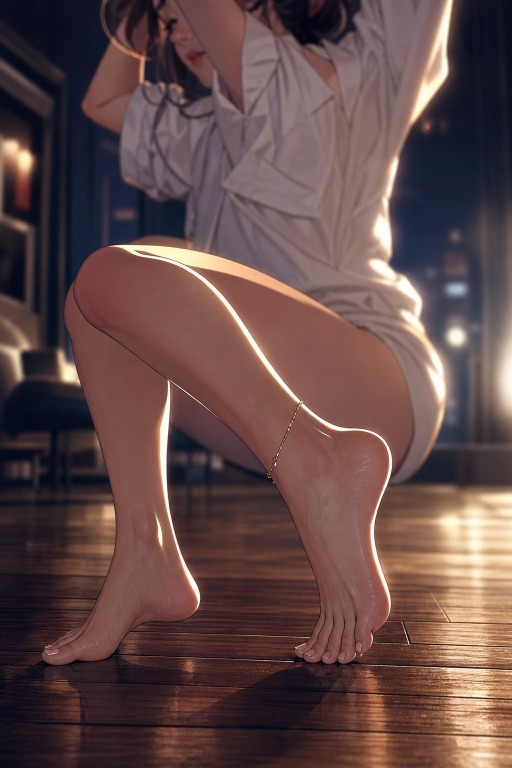
#> input picture assets/concept/irene_D_feet_closeup_raw.jpg, 1024 x 1536 px (shown at 1/2 size)
$ python -i artifact_repair.py   (imports and definitions only)   (older library calls are emulated)
#> lines starting #> are read from the running program, lines starting #| are printed output that depends on the picture
"""
artifact_repair.py — поиск и лечение артефактов спрайта.

Что реально портит кадр на хромакее и в мелком вебе:

  spill      — зелёный налёт на волосах, плече, светлой ткани: самый заметный
               дефект, потому что кожа рядом и глаз ловит разницу;
  fringe     — полупрозрачная кайма по контуру после кеинга;
  specks     — одиночные точки и «острова» фона внутри силуэта (и наоборот);
  holes      — дырки в альфе (волосы, между пальцами, тонкие ремешки);
  halo       — светлая или тёмная обводка вокруг фигуры;
  edge_cut   — силуэт прилип к краю кадра (обрезанная рука, стопа);
  blockiness — следы JPEG и шум в ровных областях (кожа, ткань);
  softness   — кадр «мыльный»: линия не читается.

Каждый дефект измеряется числом, лечится отдельным шагом и попадает в отчёт.
Порядок лечения важен и потому зашит в код: деспилл → матирование → дырки →
точки → кайма → резкость. Если лечить в другом порядке, шаги портят друг друга.

    python3 tools/artifact_repair.py --report assets/raw/b_selena_raw.png
    python3 tools/artifact_repair.py --fix assets/raw/b_selena_raw.png \
        --out assets/sprite/b_selena_clean.webp
    python3 tools/artifact_repair.py --fix-all assets/raw --out-dir assets/sprite
"""
from __future__ import annotations

import argparse
import json
import pathlib

import cv2
import numpy as np

ROOT = pathlib.Path(__file__).resolve().parent.parent

# Пороги подобраны под наши рендеры 864–1200 px по высоте.
# fringe меряется как ДОЛЯ ЗЕЛЁНЫХ пикселей на контуре, а не «полупрозрачных»:
# полупрозрачный край — это нормальное сглаживание, а зелёный — дефект кеинга.
THRESHOLDS = {
    "spill": 1.5,        # % пикселей тела с зелёным налётом
    "fringe": 8.0,       # % зелёных пикселей на контуре
    "residue": 1.0,      # % полупрозрачных зелёных остатков вне тела
    "specks": 25,        # количество мелких островов
    "holes": 12,         # количество дырок в альфе
    "edge_cut": 0,       # пикселей силуэта на границе кадра
    "blockiness": 14.0,  # индекс блочности
    "softness": 55.0,    # дисперсия лапласиана: ниже — мыло
}


def load(path: pathlib.Path) -> tuple[np.ndarray, np.ndarray]:
    """BGR + альфа. Зелёный фон вырезается по хроме, если альфы нет."""
    img = cv2.imread(str(path), cv2.IMREAD_UNCHANGED)
#> img is the input picture: shape (1536, 1024, 3); mean B, G, R 72.3, 73.8, 98.7
    if img is None:
        raise SystemExit(f"не читается: {path}")
    if img.shape[2] == 4:
        return img[:, :, :3], img[:, :, 3]
    b, g, r = cv2.split(img)
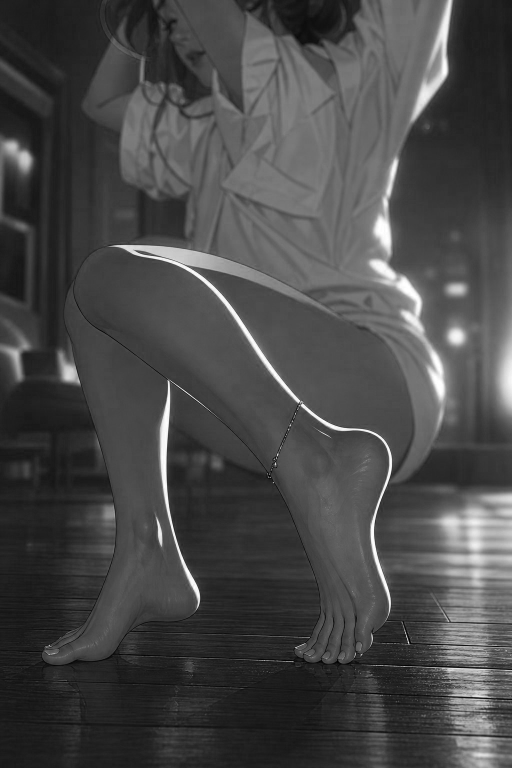
#> b: shape (1536, 1024) (shown at 1/2 size); min 0, max 255, mean 72.3
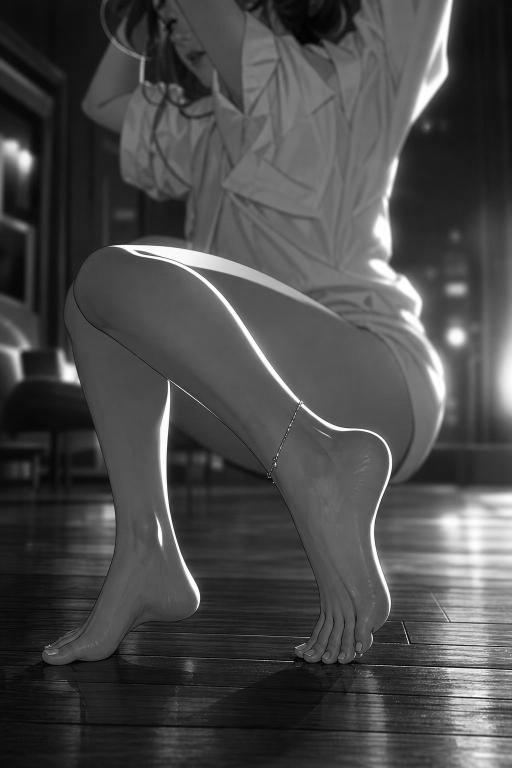
#> g: shape (1536, 1024) (shown at 1/2 size); min 0, max 255, mean 73.8
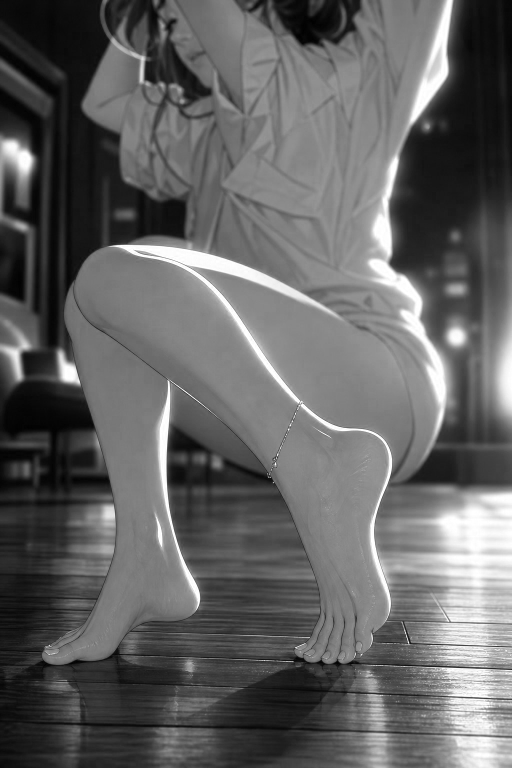
#> r: shape (1536, 1024) (shown at 1/2 size); min 0, max 255, mean 98.7
    # хромакей: зелёный доминирует
    mask = ((g.astype(np.int16) - np.maximum(r, b).astype(np.int16)) > 40).astype(np.uint8) * 255
#> mask: shape (1536, 1024); every value is 0
    alpha = cv2.bitwise_not(mask)
#> alpha: shape (1536, 1024); every value is 255
    alpha = cv2.morphologyEx(alpha, cv2.MORPH_OPEN, np.ones((3, 3), np.uint8))
    alpha = cv2.GaussianBlur(alpha, (3, 3), 0)
    return img, alpha


def _components(mask: np.ndarray) -> list[int]:
    n, _, stats, _ = cv2.connectedComponentsWithStats(mask, 8)
    return [int(stats[i, cv2.CC_STAT_AREA]) for i in range(1, n)]


# [224 lines left out: functions measure, verdict, repair, save, process, main, not called in this run]


# [2 lines not run here, left out]

>>> result = load('../assets/concept/irene_D_feet_closeup_raw.jpg')

$ run again, on assets/concept/_style_ballot.jpg
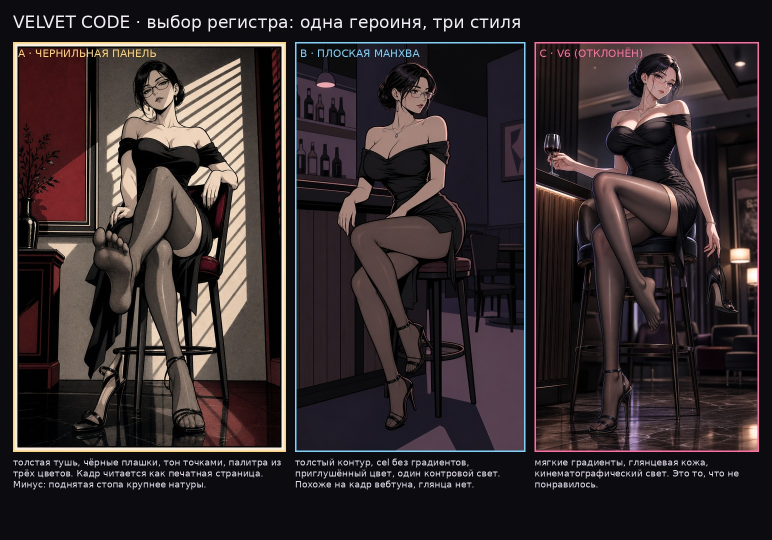
#> input picture assets/concept/_style_ballot.jpg, 1544 x 1080 px (shown at 1/2 size)
#> in load, img is the input picture: shape (1080, 1544, 3); mean B, G, R 44.7, 43, 52.4
#> in load, `b, g, r = cv2.split(img)`:
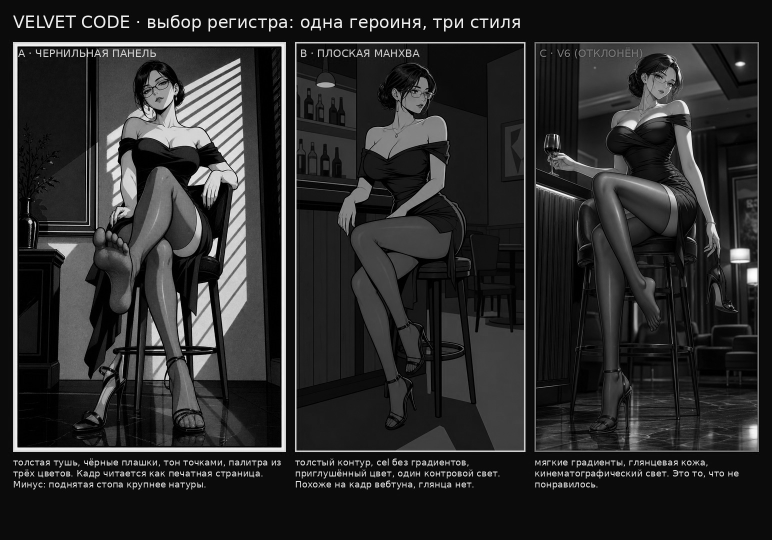
#> g: shape (1080, 1544) (shown at 1/2 size); min 0, max 255, mean 43
#> in load, `b, g, r = cv2.split(img)`:
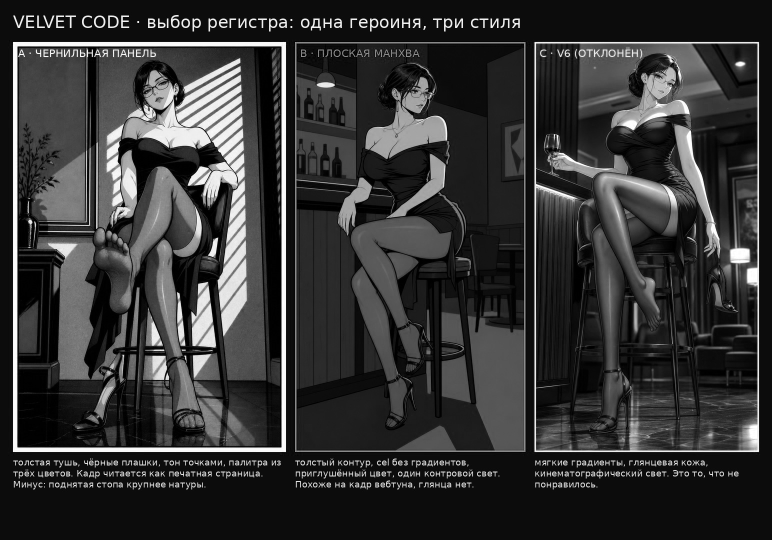
#> r: shape (1080, 1544) (shown at 1/2 size); min 0, max 255, mean 52.4
#> mask: shape (1080, 1544); every value is 0
#> alpha: shape (1080, 1544); every value is 255

$ run again, on assets/concept/mika_C2_hentai_raw.jpg
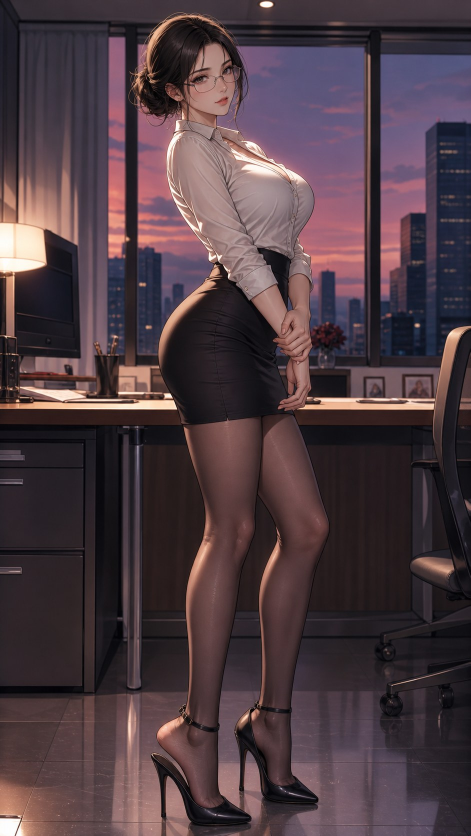
#> input picture assets/concept/mika_C2_hentai_raw.jpg, 941 x 1672 px (shown at 1/2 size)
#> in load, img is the input picture: shape (1672, 941, 3); mean B, G, R 66.5, 60.3, 77.9
#> in load, `b, g, r = cv2.split(img)`:
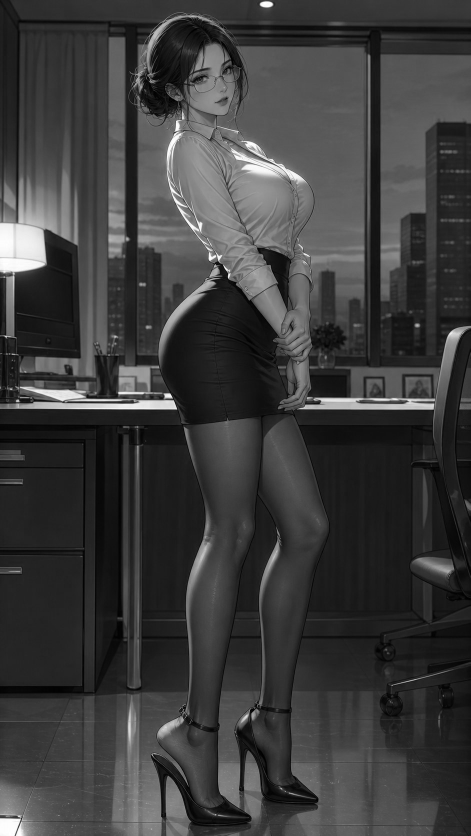
#> g: shape (1672, 941) (shown at 1/2 size); min 0, max 255, mean 60.3
#> in load, `b, g, r = cv2.split(img)`:
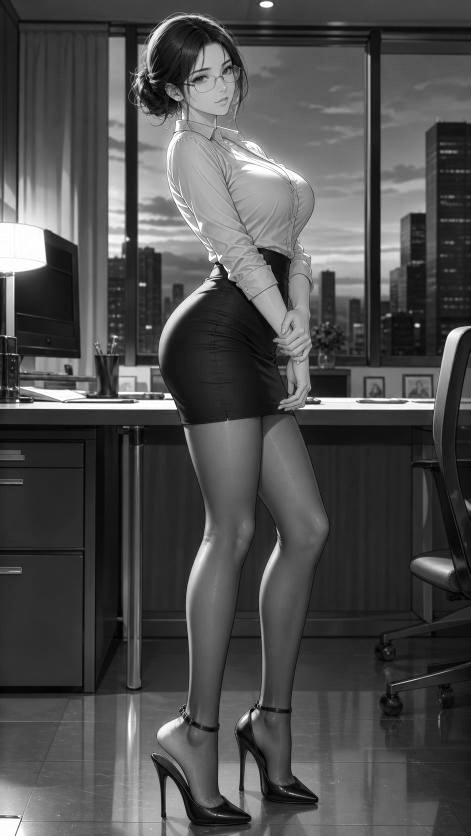
#> r: shape (1672, 941) (shown at 1/2 size); min 0, max 255, mean 77.9
#> mask: shape (1672, 941); every value is 0
#> alpha: shape (1672, 941); every value is 255

$ run again, on assets/concept/mika_C_hentai_raw.jpg
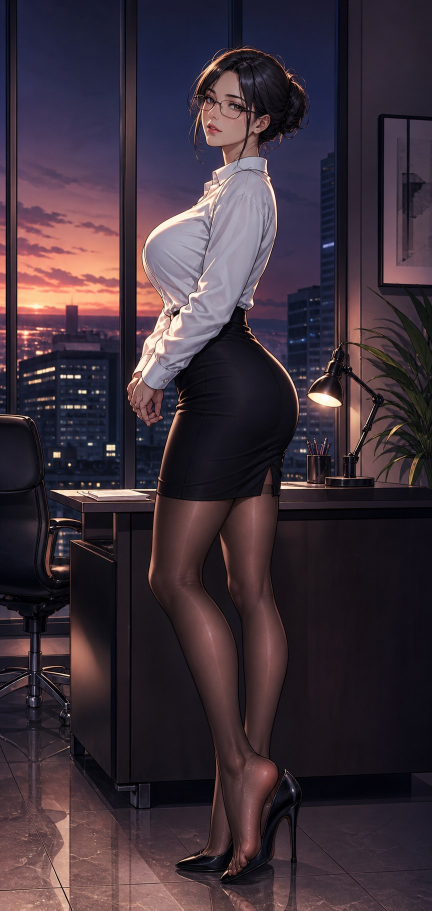
#> input picture assets/concept/mika_C_hentai_raw.jpg, 864 x 1821 px (shown at 1/2 size)
#> in load, img is the input picture: shape (1821, 864, 3); mean B, G, R 57.7, 48.2, 61.8
#> in load, `b, g, r = cv2.split(img)`:
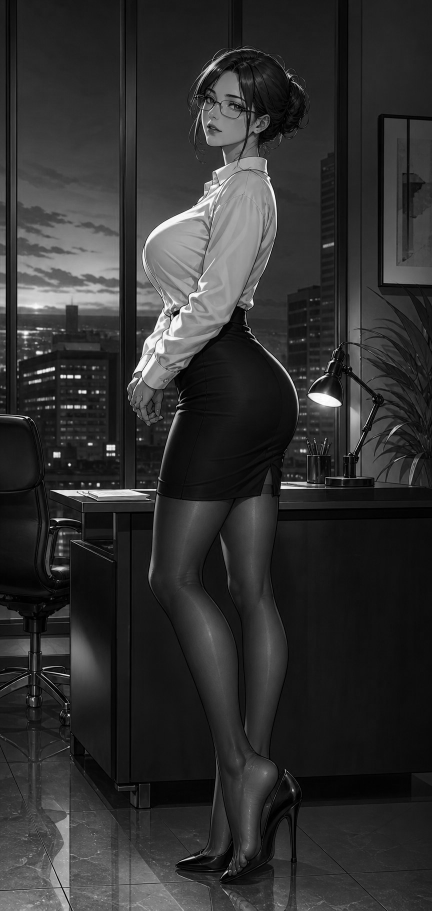
#> g: shape (1821, 864) (shown at 1/2 size); min 0, max 255, mean 48.2
#> in load, `b, g, r = cv2.split(img)`:
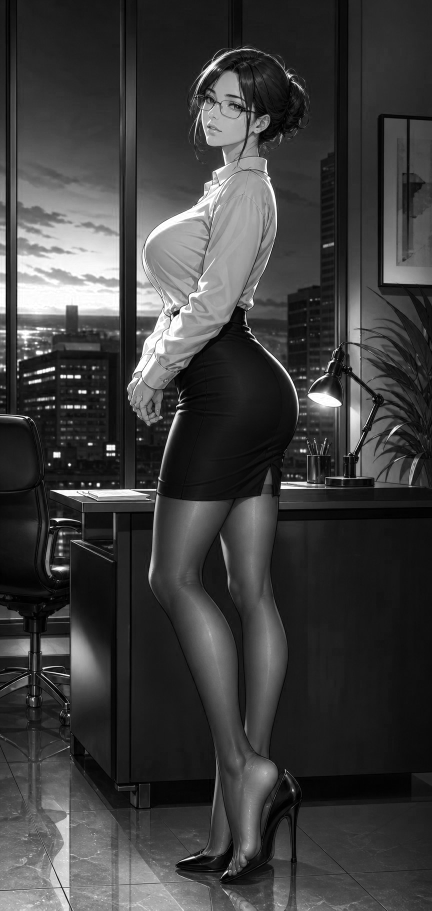
#> r: shape (1821, 864) (shown at 1/2 size); min 0, max 255, mean 61.8
#> mask: shape (1821, 864); every value is 0
#> alpha: shape (1821, 864); every value is 255
